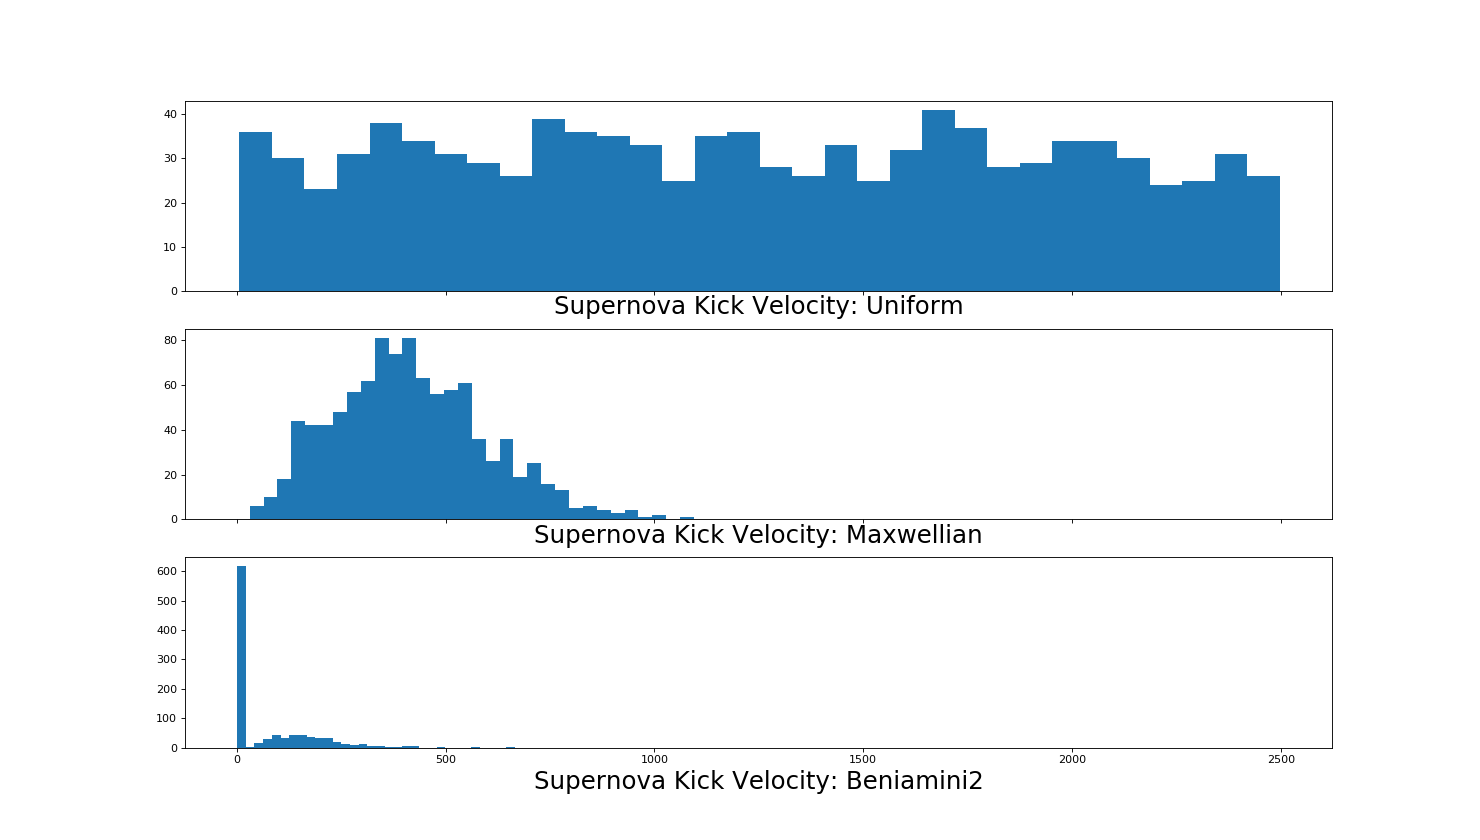

Here is the Python script that generated this plot:
from astro_traj.galaxy import Hernquist_NFW
from astro_traj import constr_dict
from astro_traj.sample import Sample
import numpy as np
from matplotlib import use
use('agg')
import matplotlib.pyplot as plt
font = {'size': 22}

samples = 'posterior_samples.dat'
Galaxy = constr_dict.galaxy('NGC', samples, 2.8, 5, 0.679)
gal = Hernquist_NFW(Galaxy['Mspiral'], Galaxy['Mbulge'], Galaxy['Mhalo'], Galaxy['R_eff'], 0.679, rcut=100)
samp = Sample(gal)
Nsys = 1000
bins = int(np.round(np.sqrt(Nsys)))
dumrand = np.random.uniform(0,1,size=Nsys)

ECS,CCS = samp.initialize_Vkick()
Vkick_dist_uniform = samp.sample_Vkick(method='uniform', size=Nsys, ECSPDF=ECS, CCSPDF=CCS, Mhe=None, irand=dumrand)
Vkick_dist_maxwellian = samp.sample_Vkick(method='maxwellian', size=Nsys, ECSPDF=ECS, CCSPDF=CCS, Mhe=None, irand=dumrand)
Vkick_dist_beniamini2 = samp.sample_Vkick(method='beniamini2', size=Nsys, ECSPDF=ECS, CCSPDF=CCS, Mhe=None, irand=dumrand)

plot, (ax1, ax2, ax3) = plt.subplots(3, sharex=True, figsize=(18.5, 10.5))
ax1.hist(Vkick_dist_uniform, bins=bins)
ax2.hist(Vkick_dist_maxwellian, bins=bins)
ax3.hist(Vkick_dist_beniamini2, bins=bins)
ax1.set_xlabel('Supernova Kick Velocity: Uniform', fontdict=font)
ax2.set_xlabel('Supernova Kick Velocity: Maxwellian', fontdict=font)
ax3.set_xlabel('Supernova Kick Velocity: Beniamini2', fontdict=font)
plot.show()
